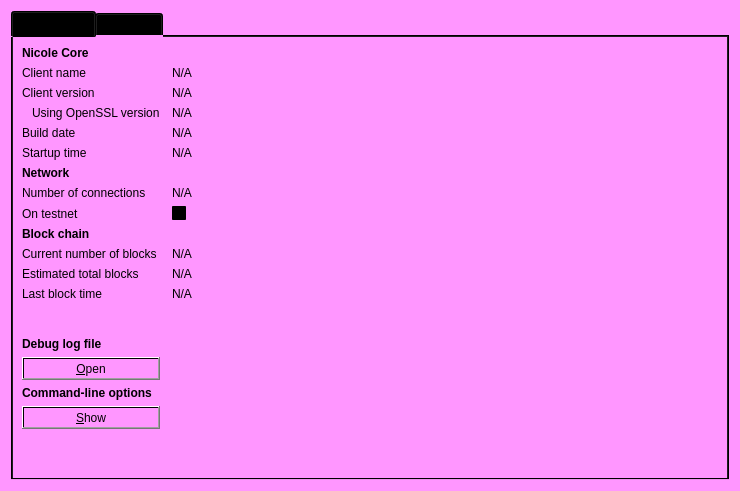
<?xml version="1.0" encoding="UTF-8"?>
<ui version="4.0">
 <class>RPCConsole</class>
 <widget class="QDialog" name="RPCConsole">
  <property name="geometry">
   <rect>
    <x>0</x>
    <y>0</y>
    <width>740</width>
    <height>491</height>
   </rect>
  </property>
  <property name="windowTitle">
   <string>Nicole - Debug window</string>
  </property>
  <property name="autoFillBackground">
   <bool>false</bool>
  </property>
  <property name="styleSheet">
   <string notr="true">background-color: qlineargradient(spread:pad, x1:1, y1:0, x2:1, y2:0, stop:1 rgba(255, 150, 255, 255));</string>
  </property>
  <layout class="QVBoxLayout" name="verticalLayout_2">
   <item>
    <widget class="QTabWidget" name="tabWidget">
     <property name="currentIndex">
      <number>0</number>
     </property>
     <widget class="QWidget" name="tab_info">
      <attribute name="title">
       <string>&amp;Information</string>
      </attribute>
      <layout class="QGridLayout" name="gridLayout" columnstretch="0,1">
       <property name="horizontalSpacing">
        <number>12</number>
       </property>
       <item row="0" column="0">
        <widget class="QLabel" name="label_9">
         <property name="font">
          <font>
           <weight>75</weight>
           <bold>true</bold>
          </font>
         </property>
         <property name="text">
          <string>Nicole Core</string>
         </property>
        </widget>
       </item>
       <item row="1" column="0">
        <widget class="QLabel" name="label_5">
         <property name="text">
          <string>Client name</string>
         </property>
        </widget>
       </item>
       <item row="1" column="1">
        <widget class="QLabel" name="clientName">
         <property name="cursor">
          <cursorShape>IBeamCursor</cursorShape>
         </property>
         <property name="text">
          <string>N/A</string>
         </property>
         <property name="textFormat">
          <enum>Qt::PlainText</enum>
         </property>
         <property name="textInteractionFlags">
          <set>Qt::LinksAccessibleByMouse|Qt::TextSelectableByKeyboard|Qt::TextSelectableByMouse</set>
         </property>
        </widget>
       </item>
       <item row="2" column="0">
        <widget class="QLabel" name="label_6">
         <property name="text">
          <string>Client version</string>
         </property>
        </widget>
       </item>
       <item row="2" column="1">
        <widget class="QLabel" name="clientVersion">
         <property name="cursor">
          <cursorShape>IBeamCursor</cursorShape>
         </property>
         <property name="text">
          <string>N/A</string>
         </property>
         <property name="textFormat">
          <enum>Qt::PlainText</enum>
         </property>
         <property name="textInteractionFlags">
          <set>Qt::LinksAccessibleByMouse|Qt::TextSelectableByKeyboard|Qt::TextSelectableByMouse</set>
         </property>
        </widget>
       </item>
       <item row="3" column="0">
        <widget class="QLabel" name="label_14">
         <property name="text">
          <string>Using OpenSSL version</string>
         </property>
         <property name="indent">
          <number>10</number>
         </property>
        </widget>
       </item>
       <item row="3" column="1">
        <widget class="QLabel" name="openSSLVersion">
         <property name="cursor">
          <cursorShape>IBeamCursor</cursorShape>
         </property>
         <property name="text">
          <string>N/A</string>
         </property>
         <property name="textFormat">
          <enum>Qt::PlainText</enum>
         </property>
         <property name="textInteractionFlags">
          <set>Qt::LinksAccessibleByMouse|Qt::TextSelectableByKeyboard|Qt::TextSelectableByMouse</set>
         </property>
        </widget>
       </item>
       <item row="4" column="0">
        <widget class="QLabel" name="label_12">
         <property name="text">
          <string>Build date</string>
         </property>
        </widget>
       </item>
       <item row="4" column="1">
        <widget class="QLabel" name="buildDate">
         <property name="cursor">
          <cursorShape>IBeamCursor</cursorShape>
         </property>
         <property name="text">
          <string>N/A</string>
         </property>
         <property name="textFormat">
          <enum>Qt::PlainText</enum>
         </property>
         <property name="textInteractionFlags">
          <set>Qt::LinksAccessibleByMouse|Qt::TextSelectableByKeyboard|Qt::TextSelectableByMouse</set>
         </property>
        </widget>
       </item>
       <item row="5" column="0">
        <widget class="QLabel" name="label_13">
         <property name="text">
          <string>Startup time</string>
         </property>
        </widget>
       </item>
       <item row="5" column="1">
        <widget class="QLabel" name="startupTime">
         <property name="cursor">
          <cursorShape>IBeamCursor</cursorShape>
         </property>
         <property name="text">
          <string>N/A</string>
         </property>
         <property name="textFormat">
          <enum>Qt::PlainText</enum>
         </property>
         <property name="textInteractionFlags">
          <set>Qt::LinksAccessibleByMouse|Qt::TextSelectableByKeyboard|Qt::TextSelectableByMouse</set>
         </property>
        </widget>
       </item>
       <item row="6" column="0">
        <widget class="QLabel" name="label_11">
         <property name="font">
          <font>
           <weight>75</weight>
           <bold>true</bold>
          </font>
         </property>
         <property name="text">
          <string>Network</string>
         </property>
        </widget>
       </item>
       <item row="7" column="0">
        <widget class="QLabel" name="label_7">
         <property name="text">
          <string>Number of connections</string>
         </property>
        </widget>
       </item>
       <item row="7" column="1">
        <widget class="QLabel" name="numberOfConnections">
         <property name="cursor">
          <cursorShape>IBeamCursor</cursorShape>
         </property>
         <property name="text">
          <string>N/A</string>
         </property>
         <property name="textFormat">
          <enum>Qt::PlainText</enum>
         </property>
         <property name="textInteractionFlags">
          <set>Qt::LinksAccessibleByMouse|Qt::TextSelectableByKeyboard|Qt::TextSelectableByMouse</set>
         </property>
        </widget>
       </item>
       <item row="8" column="0">
        <widget class="QLabel" name="label_8">
         <property name="text">
          <string>On testnet</string>
         </property>
        </widget>
       </item>
       <item row="8" column="1">
        <widget class="QCheckBox" name="isTestNet">
         <property name="enabled">
          <bool>false</bool>
         </property>
         <property name="text">
          <string/>
         </property>
        </widget>
       </item>
       <item row="9" column="0">
        <widget class="QLabel" name="label_10">
         <property name="font">
          <font>
           <weight>75</weight>
           <bold>true</bold>
          </font>
         </property>
         <property name="text">
          <string>Block chain</string>
         </property>
        </widget>
       </item>
       <item row="10" column="0">
        <widget class="QLabel" name="label_3">
         <property name="text">
          <string>Current number of blocks</string>
         </property>
        </widget>
       </item>
       <item row="10" column="1">
        <widget class="QLabel" name="numberOfBlocks">
         <property name="cursor">
          <cursorShape>IBeamCursor</cursorShape>
         </property>
         <property name="text">
          <string>N/A</string>
         </property>
         <property name="textFormat">
          <enum>Qt::PlainText</enum>
         </property>
         <property name="textInteractionFlags">
          <set>Qt::LinksAccessibleByMouse|Qt::TextSelectableByKeyboard|Qt::TextSelectableByMouse</set>
         </property>
        </widget>
       </item>
       <item row="11" column="0">
        <widget class="QLabel" name="label_4">
         <property name="text">
          <string>Estimated total blocks</string>
         </property>
        </widget>
       </item>
       <item row="11" column="1">
        <widget class="QLabel" name="totalBlocks">
         <property name="cursor">
          <cursorShape>IBeamCursor</cursorShape>
         </property>
         <property name="text">
          <string>N/A</string>
         </property>
         <property name="textFormat">
          <enum>Qt::PlainText</enum>
         </property>
         <property name="textInteractionFlags">
          <set>Qt::LinksAccessibleByMouse|Qt::TextSelectableByKeyboard|Qt::TextSelectableByMouse</set>
         </property>
        </widget>
       </item>
       <item row="12" column="0">
        <widget class="QLabel" name="label_2">
         <property name="text">
          <string>Last block time</string>
         </property>
        </widget>
       </item>
       <item row="12" column="1">
        <widget class="QLabel" name="lastBlockTime">
         <property name="cursor">
          <cursorShape>IBeamCursor</cursorShape>
         </property>
         <property name="text">
          <string>N/A</string>
         </property>
         <property name="textFormat">
          <enum>Qt::PlainText</enum>
         </property>
         <property name="textInteractionFlags">
          <set>Qt::LinksAccessibleByMouse|Qt::TextSelectableByKeyboard|Qt::TextSelectableByMouse</set>
         </property>
        </widget>
       </item>
       <item row="13" column="0">
        <spacer name="verticalSpacer_2">
         <property name="orientation">
          <enum>Qt::Vertical</enum>
         </property>
         <property name="sizeHint" stdset="0">
          <size>
           <width>20</width>
           <height>20</height>
          </size>
         </property>
        </spacer>
       </item>
       <item row="14" column="0">
        <widget class="QLabel" name="labelDebugLogfile">
         <property name="font">
          <font>
           <weight>75</weight>
           <bold>true</bold>
          </font>
         </property>
         <property name="text">
          <string>Debug log file</string>
         </property>
        </widget>
       </item>
       <item row="15" column="0">
        <widget class="QPushButton" name="openDebugLogfileButton">
         <property name="toolTip">
          <string>Open the Nicole debug log file from the current data directory. This can take a few seconds for large log files.</string>
         </property>
         <property name="text">
          <string>&amp;Open</string>
         </property>
         <property name="autoDefault">
          <bool>false</bool>
         </property>
        </widget>
       </item>
       <item row="16" column="0">
        <widget class="QLabel" name="labelCLOptions">
         <property name="font">
          <font>
           <weight>75</weight>
           <bold>true</bold>
          </font>
         </property>
         <property name="text">
          <string>Command-line options</string>
         </property>
        </widget>
       </item>
       <item row="17" column="0">
        <widget class="QPushButton" name="showCLOptionsButton">
         <property name="toolTip">
          <string>Show the Nicole-Qt help message to get a list with possible Nicole command-line options.</string>
         </property>
         <property name="text">
          <string>&amp;Show</string>
         </property>
         <property name="autoDefault">
          <bool>false</bool>
         </property>
        </widget>
       </item>
       <item row="18" column="0">
        <spacer name="verticalSpacer">
         <property name="orientation">
          <enum>Qt::Vertical</enum>
         </property>
         <property name="sizeHint" stdset="0">
          <size>
           <width>20</width>
           <height>40</height>
          </size>
         </property>
        </spacer>
       </item>
      </layout>
     </widget>
     <widget class="QWidget" name="tab_console">
      <attribute name="title">
       <string>&amp;Console</string>
      </attribute>
      <layout class="QVBoxLayout" name="verticalLayout_3">
       <property name="spacing">
        <number>3</number>
       </property>
       <item>
        <widget class="QTextEdit" name="messagesWidget">
         <property name="minimumSize">
          <size>
           <width>0</width>
           <height>100</height>
          </size>
         </property>
         <property name="readOnly">
          <bool>true</bool>
         </property>
         <property name="tabKeyNavigation" stdset="0">
          <bool>false</bool>
         </property>
         <property name="columnCount" stdset="0">
          <number>2</number>
         </property>
        </widget>
       </item>
       <item>
        <layout class="QHBoxLayout" name="horizontalLayout">
         <property name="spacing">
          <number>3</number>
         </property>
         <item>
          <widget class="QLabel" name="label">
           <property name="text">
            <string notr="true">&gt;</string>
           </property>
          </widget>
         </item>
         <item>
          <widget class="QLineEdit" name="lineEdit"/>
         </item>
         <item>
          <widget class="QPushButton" name="clearButton">
           <property name="maximumSize">
            <size>
             <width>24</width>
             <height>24</height>
            </size>
           </property>
           <property name="toolTip">
            <string>Clear console</string>
           </property>
           <property name="text">
            <string/>
           </property>
           <property name="icon">
            <iconset resource="../bitcoin.qrc">
             <normaloff>:/icons/remove</normaloff>:/icons/remove</iconset>
           </property>
           <property name="shortcut">
            <string notr="true">Ctrl+L</string>
           </property>
           <property name="autoDefault">
            <bool>false</bool>
           </property>
          </widget>
         </item>
        </layout>
       </item>
      </layout>
     </widget>
    </widget>
   </item>
  </layout>
 </widget>
 <resources>
  <include location="../bitcoin.qrc"/>
 </resources>
 <connections/>
</ui>
